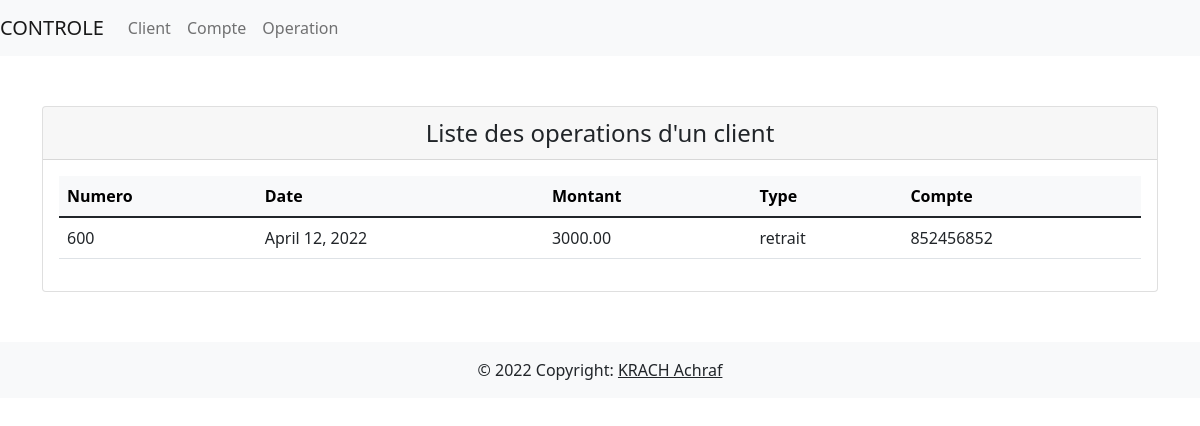
/controle/operations_client/c600, run on the app's committed database.
### krach_achraf/models.py (models this page shows, shortened)
class Operation(models.Model):
    types = [
        ('versement', 'versement'),
        ('retrait', 'retrait')
    ]
    numOperation = models.IntegerField(primary_key=True)
    dateOperation = models.DateField()
    montant = models.DecimalField(max_digits=6, decimal_places=2)
    typeOperation = models.CharField(max_length=10, choices=types)
    compte = models.ForeignKey(Compte, on_delete=models.CASCADE)

class Compte(models.Model):
    num = models.CharField(max_length=16)
    dateCreation = models.DateField()
    solde = models.DecimalField(max_digits=10, decimal_places=2)
    client = models.ForeignKey(Client, on_delete=models.CASCADE)

### krach_achraf/views.py (the view)
# urls.py: path('operations_client/<str:code>', views.get_operations_client, name='get_operations_client'),
def get_operations_client(request, code):
    operations = Operation.objects.select_related('compte__client').filter(compte__client=code)
    return render(request, 'listes/operations.html', {'operations': operations})

### templates/listes/operations.html
{% extends 'index.html' %}
{% block content %}
    <div class="card">
        <div class="card-header" style="text-align: center; font-size: x-large">Liste des operations d'un client</div>
        <div class="card-body">
            <table class="table table-hover">
                <thead  class="table-light">
                <tr>
                    <th>Numero</th>
                    <th>Date</th>
                    <th>Montant</th>
                    <th>Type</th>
                    <th>Compte</th>
                </tr>
                </thead>
                <tbody>
                {% for operation in operations %}
                    <tr>
                        <td>{{ operation.numOperation }}</td>
                        <td>{{ operation.dateOperation }}</td>
                        <td>{{ operation.montant }}</td>
                        <td>{{ operation.typeOperation }}</td>
                        <td>{{ operation.compte.num }}</td>
                    </tr>
                {% endfor %}
                </tbody>
            </table>
        </div>
    </div>
{% endblock content %}

### data on the page
Operation: numOperation "600", dateOperation "April 12, 2022", montant "3000.00", typeOperation "retrait", compte.num "852456852"
